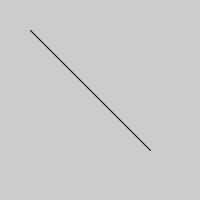
Frame 1 (no input)
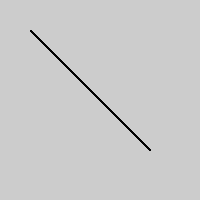
Frame 60 (the mouse pressed at the canvas centre just before this capture)
Frame 120 (the mouse held since frame 60 and released just before this capture): identical to frame 60, image omitted

The Processing sketch that drew these frames (run headless with seeded random() and noise(); from frame 60 on, the mouse is pressed at the canvas centre):

// Processing sketch: line
// ── line.pde
//Desenha um linha na tela
void setup(){
  size(200, 200);
}

void draw(){
  line(30, 30, 150, 150);
  //line(0, 0, width, height);
  save("line.png");
}
